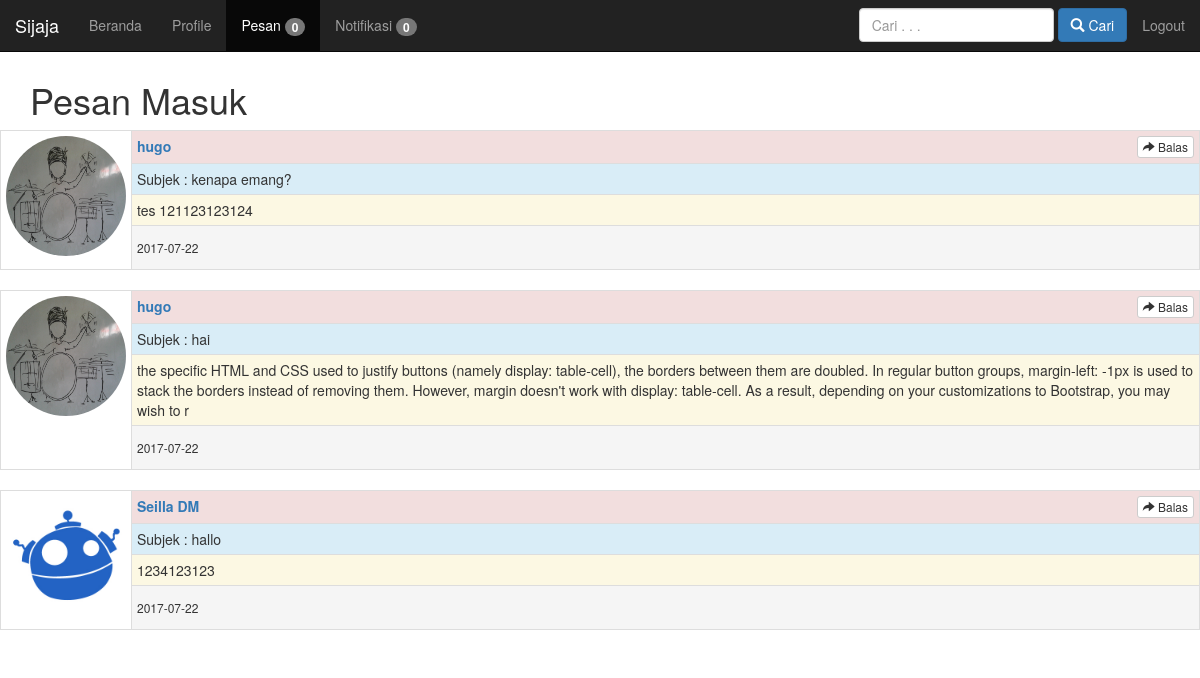
/pesan.php (signed in), run on the app's committed database.
### tables this page shows
CREATE TABLE `pesan` (
  `id_pesan` int(11) NOT NULL,
  `email_pengirim` varchar(30) NOT NULL,
  `email_penerima` varchar(30) NOT NULL,
  `subjek` varchar(255) NOT NULL,
  `isi` longtext NOT NULL,
  `tanggal` date NOT NULL,
  `status` enum('belum','sudah') NOT NULL
);

CREATE TABLE `profile` (
  `email` varchar(30) NOT NULL,
  `password` varchar(30) NOT NULL,
  `nama_lengkap` varchar(40) NOT NULL,
  `jenis_kelamin` varchar(10) DEFAULT NULL,
  `tgl_lahir` date DEFAULT NULL,
  `agama` varchar(15) DEFAULT NULL,
  `alamat` varchar(70) DEFAULT NULL,
  `foto` varchar(100) NOT NULL
);

### pesan.php (the view, shortened to what this page needs)
<?php
	require( 'header.php' );
	$link = koneksi_db();
	$sql = "select * from pesan where email_penerima='".$_SESSION['s_email']."' order by id_pesan desc;";
	$res = mysqli_query($link,$sql);
	$sql_notifikasi = "select * from pesan where email_penerima='".$_SESSION['s_email']."' and status='belum';";
	$hasil_notif = mysqli_query($link,$sql_notifikasi);
	$notif = mysqli_num_rows($hasil_notif);
	$sql_notif_teman = "SELECT * FROM friend where email2='".$_SESSION['s_email']."' and konfirmasi='belum';";
	$hasil_notif_teman = mysqli_query($link,$sql_notif_teman);
	$notif_teman = mysqli_num_rows($hasil_notif_teman);
?>
<nav class="navbar navbar-inverse navbar-fixed-top">
	<div class="navbar-header">
		<a href="beranda.php" class="navbar-brand">Sijaja</a>
	</div>
	<div class="collapse navbar-collapse navbar-left" id="target-list">
		<ul class="nav navbar-nav">
			<li><a href="beranda.php">Beranda</a>
			</li>
			<li><a href="profile.php?id=<?php echo $_SESSION['s_email']; ?>&tampil=tentang">Profile</a>
			</li>
			<li class="active"><a href="pesan.php">Pesan <span class="badge"><?php echo $notif; ?></span></a>
			</li>
			<li><a href="notifikasi.php">Notifikasi <span class="badge"><?php echo $notif_teman;?></span></a>
  			</li>
		</ul>
	</div>
	<div class="collapse navbar-collapse pull-right" id="target-list">
		<ul class="nav navbar-nav">
			<li><a href="logout.php">Logout</a>
			</li>
		</ul>
	</div>
	<form role="search" class="navbar-form navbar-right" action="cari.php" method="post" enctype="multipart/form-data">
		<div class="form-group">
			<input type="text" class="form-control" placeholder="Cari . . ." name="cari">
			<button type="submit" name="tombol" class="btn btn-primary"><span class="glyphicon glyphicon-search" aria-hidden="true"></span> Cari</button>
		</div>
	</form>
</nav>
<br>
<br>
<br>
<div class="container">
	<h1>Pesan Masuk</h1>
</div>
<div class="container-fluid">
	<div class="row">
		<?php
			while($data=mysqli_fetch_array($res)){
				$sql_ambil_foto = "select nama_lengkap,foto from profile where email='".$data['email_pengirim']."';";
				$result = mysqli_query($link,$sql_ambil_foto);
				$foto = mysqli_fetch_array($result);
		?>
		<table class="table table-condensed table-bordered">
			<tr>
				<td rowspan="4" class="col-md-1">
					<img src="gambar/<?php echo $foto['foto'];?>" class="img-circle" width="120" height="120">
				</td>
				<td class="danger">
					<strong><a href="profile.php?id=<?php echo $data['email_pengirim']; ?>&tampil=tentang"><?php echo $foto['nama_lengkap'] ?></a></strong>
					<button type="button" class="btn btn-default btn-xs pull-right" data-toggle="modal" data-target="#ModalBalas">
  						<span class="glyphicon glyphicon-share-alt" aria-hidden="true"></span> Balas
					</button>
				</td>
			</tr>
			<tr>
				<td class="info">
					Subjek : <?php echo $data['subjek']; ?>
				</td>
			</tr>
			<tr>
				<td class="warning">
					<?php echo $data['isi']; ?>
				</td>
			</tr>
			<tr>
				<td class="active">
					<h6><?php echo $data['tanggal'];?></h6>
				</td>
			</tr>
		</table>
		<?php
			}
		?>
	</div>
</div>
<?php
	require('footer.php');
?>

### data on the page
pesan: email_pengirim.foto (picture), email_pengirim.nama_lengkap "hugo", subjek "kenapa emang?", isi "tes 121123123124", tanggal "2017-07-22"
pesan: email_pengirim.foto (picture), email_pengirim.nama_lengkap "hugo", subjek "hai", isi "the specific HTML and CSS used to justify buttons (namely display: table-cell), the borders between them are doubled. In regular button groups, margin-left: -1px is used to stack the borders instead of removing them. However, margin doesn't work with display: table-cell. As a result, depending on your customizations to Bootstrap, you may wish to r", tanggal "2017-07-22"
pesan: email_pengirim.foto (picture), email_pengirim.nama_lengkap "Seilla DM", subjek "hallo", isi "1234123123", tanggal "2017-07-22"

### other printed values
$notif "0"
$notif_teman "0"
